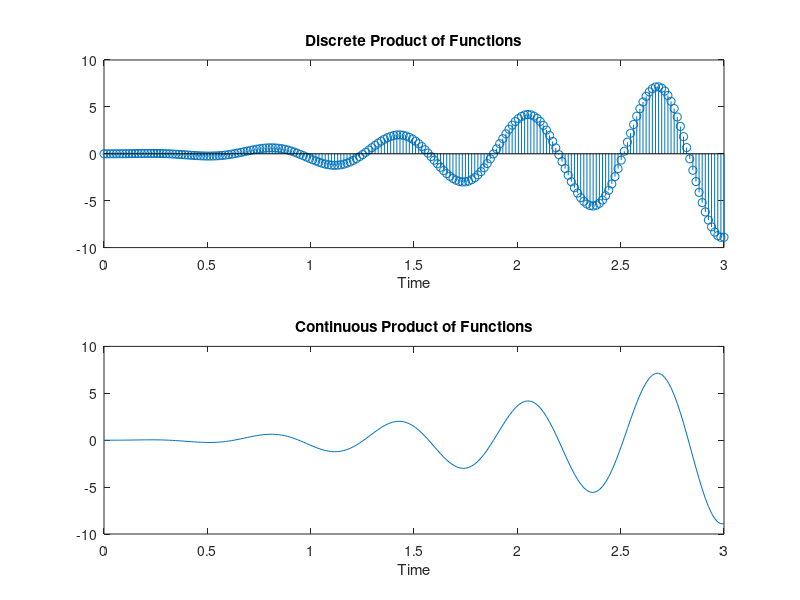

Here is the MATLAB script that generated this plot:
t = linspace(0,3,200);
z3 = t.^2;
z4 = sin(10*t);
z = z3.*z4;
figure(2)
subplot(211)
stem(t,z)
xlabel('Time')
title('Discrete Product of Functions')
subplot(212)
plot(t,z)
xlabel('Time')
title('Continuous Product of Functions')


